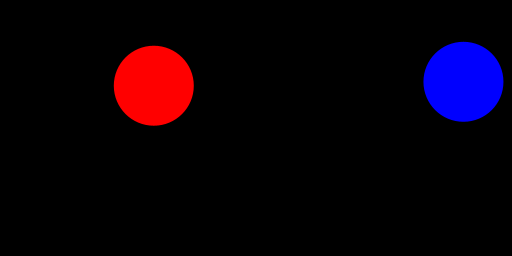
Frame 1 (no input)
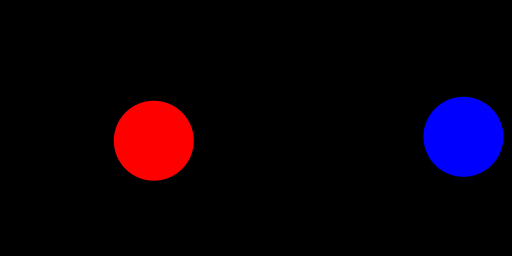
Frame 60 (the mouse pressed at the canvas centre just before this capture)
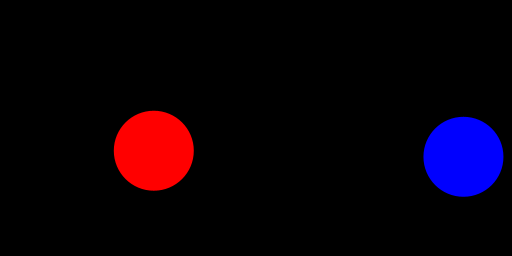
Frame 120 (the mouse held since frame 60 and released just before this capture)

The Processing sketch that drew these frames (run headless with seeded random() and noise(); from frame 60 on, the mouse is pressed at the canvas centre):

// Processing sketch: EsercizioPalle
// ── EsercizioPalle.pde
Ball ball;
HyperBall hyper;

void setup() {
  size(512, 256);
  reset(); // Uso una funzione esterna per poterla richiamare nel keyPressed
}

void reset() {
  float r = 40;
  // Posizione casuale: x tra 0 e metà finestra, y tra 0 e altezza
  ball = new Ball(random(r, width/2 - r), random(r, height - r), r);
  hyper = new HyperBall(random(width/2 + r, width - r), random(r, height - r), r);
}

void draw() {
  background(0);
  ball.run();
  hyper.run();
}

void keyPressed() {
  if (key == 'r' || key == 'R') {
    reset(); // REINIZIALIZZA gli oggetti, non pulisce solo lo schermo
  }
}

class Ball {
  float posX, posY;
  float sY = 5;
  float R;

  Ball(float x, float y, float r) {
    this.posX = x;
    this.posY = y;
    this.R = r;
  }

  void display() {
    noStroke();
    fill(255, 0, 0); // Rosso per Ball
    ellipseMode(RADIUS); // Imposto RADIUS così R è davvero il raggio
    ellipse(posX, posY, R, R);
  }

  void move() {
    posY += sY;
    if (posY >= height || posY <= 0) {
      sY *= -1;
    }
  }

  void run() {
    display();
    move();
  }
}

class HyperBall extends Ball {
  color c = color(0, 0, 255); // Default Blu

  HyperBall(float x, float y, float r) {
    super(x, y, r);
  }

  // Sovrascrivo display per usare il colore c
  void display() {
    noStroke();
    fill(c);
    ellipseMode(RADIUS);
    ellipse(posX, posY, R, R);
  }

  void isIn() {
    if (dist(mouseX, mouseY, posX, posY) <= R) {
      c = color(random(255), random(255), random(255));
    }
  }

  void run() {
    isIn(); // Controllo il mouse prima di disegnare
    display();
    move();
  }
}
